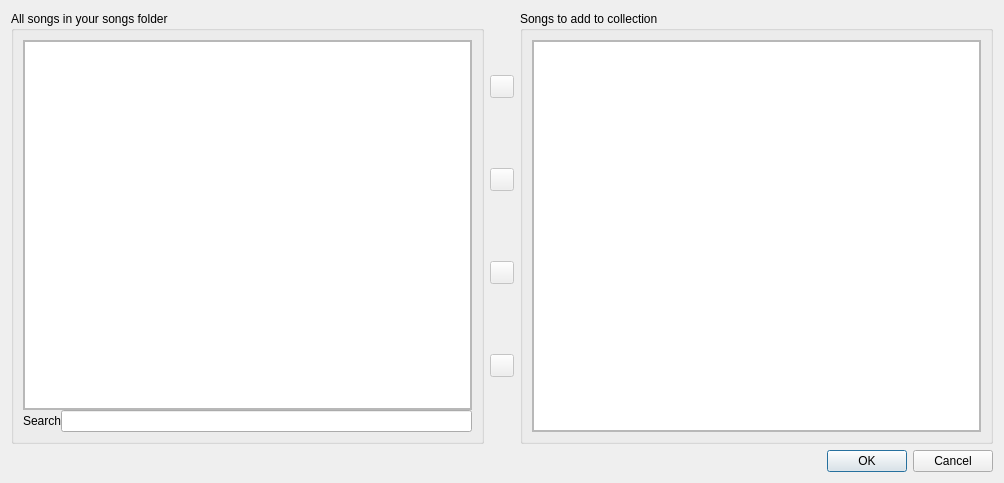
<?xml version="1.0" encoding="UTF-8"?>
<ui version="4.0">
 <class>AddSongs</class>
 <widget class="QDialog" name="AddSongs">
  <property name="geometry">
   <rect>
    <x>0</x>
    <y>0</y>
    <width>1004</width>
    <height>483</height>
   </rect>
  </property>
  <property name="windowTitle">
   <string>Add songs to collection</string>
  </property>
  <property name="windowIcon">
   <iconset>
    <normaloff>icons/oce.png</normaloff>icons/oce.png</iconset>
  </property>
  <layout class="QVBoxLayout" name="verticalLayout_6">
   <item>
    <layout class="QVBoxLayout" name="global_layout">
     <item>
      <layout class="QHBoxLayout" name="inner_layout">
       <item>
        <widget class="QGroupBox" name="allsongs_groupbox">
         <property name="title">
          <string>All songs in your songs folder</string>
         </property>
         <layout class="QVBoxLayout" name="verticalLayout">
          <property name="spacing">
           <number>0</number>
          </property>
          <item>
           <widget class="QScrollArea" name="allsongs_scrollarea">
            <property name="widgetResizable">
             <bool>true</bool>
            </property>
            <widget class="QWidget" name="allsongs_scrollarea_contents">
             <property name="geometry">
              <rect>
               <x>0</x>
               <y>0</y>
               <width>441</width>
               <height>364</height>
              </rect>
             </property>
             <layout class="QVBoxLayout" name="verticalLayout_3">
              <property name="spacing">
               <number>0</number>
              </property>
              <property name="leftMargin">
               <number>0</number>
              </property>
              <property name="topMargin">
               <number>0</number>
              </property>
              <property name="rightMargin">
               <number>0</number>
              </property>
              <property name="bottomMargin">
               <number>0</number>
              </property>
              <item>
               <widget class="QTreeWidget" name="allsongs_list">
                <property name="selectionMode">
                 <enum>QAbstractItemView::ExtendedSelection</enum>
                </property>
                <attribute name="headerVisible">
                 <bool>false</bool>
                </attribute>
                <column>
                 <property name="text">
                  <string notr="true">1</string>
                 </property>
                </column>
               </widget>
              </item>
             </layout>
            </widget>
           </widget>
          </item>
          <item>
           <layout class="QHBoxLayout" name="allsongs_search_layout">
            <item>
             <widget class="QLabel" name="allsongs_search_label">
              <property name="text">
               <string>Search</string>
              </property>
             </widget>
            </item>
            <item>
             <widget class="QLineEdit" name="allsongs_search_field"/>
            </item>
           </layout>
          </item>
         </layout>
        </widget>
       </item>
       <item>
        <layout class="QVBoxLayout" name="button_layout">
         <item>
          <widget class="QToolButton" name="add_mapset_button">
           <property name="enabled">
            <bool>false</bool>
           </property>
           <property name="toolTip">
            <string>Add all maps in the mapset of selected map.</string>
           </property>
           <property name="statusTip">
            <string/>
           </property>
           <property name="text">
            <string/>
           </property>
           <property name="icon">
            <iconset>
             <normaloff>icons/add_mapset.png</normaloff>icons/add_mapset.png</iconset>
           </property>
          </widget>
         </item>
         <item>
          <widget class="QToolButton" name="add_beatmap_button">
           <property name="enabled">
            <bool>false</bool>
           </property>
           <property name="toolTip">
            <string>Add selected beatmap or mapset.</string>
           </property>
           <property name="statusTip">
            <string/>
           </property>
           <property name="text">
            <string/>
           </property>
           <property name="icon">
            <iconset>
             <normaloff>icons/add_map.png</normaloff>icons/add_map.png</iconset>
           </property>
          </widget>
         </item>
         <item>
          <widget class="QToolButton" name="remove_beatmap_button">
           <property name="enabled">
            <bool>false</bool>
           </property>
           <property name="toolTip">
            <string>Remove selected beatmap or mapset.</string>
           </property>
           <property name="statusTip">
            <string/>
           </property>
           <property name="text">
            <string/>
           </property>
           <property name="icon">
            <iconset>
             <normaloff>icons/remove_map.png</normaloff>icons/remove_map.png</iconset>
           </property>
          </widget>
         </item>
         <item>
          <widget class="QToolButton" name="remove_mapset_button">
           <property name="enabled">
            <bool>false</bool>
           </property>
           <property name="toolTip">
            <string>Remove all maps in the mapset of selected map.</string>
           </property>
           <property name="statusTip">
            <string/>
           </property>
           <property name="text">
            <string/>
           </property>
           <property name="icon">
            <iconset>
             <normaloff>icons/remove_mapset.png</normaloff>icons/remove_mapset.png</iconset>
           </property>
          </widget>
         </item>
        </layout>
       </item>
       <item>
        <widget class="QGroupBox" name="addsongs_groupbox">
         <property name="title">
          <string>Songs to add to collection</string>
         </property>
         <layout class="QVBoxLayout" name="verticalLayout_4">
          <property name="spacing">
           <number>0</number>
          </property>
          <item>
           <widget class="QScrollArea" name="addsongs_scrollarea">
            <property name="widgetResizable">
             <bool>true</bool>
            </property>
            <widget class="QWidget" name="addsongs_scrollarea_contents">
             <property name="geometry">
              <rect>
               <x>0</x>
               <y>0</y>
               <width>441</width>
               <height>391</height>
              </rect>
             </property>
             <layout class="QVBoxLayout" name="verticalLayout_5">
              <property name="spacing">
               <number>0</number>
              </property>
              <property name="leftMargin">
               <number>0</number>
              </property>
              <property name="topMargin">
               <number>0</number>
              </property>
              <property name="rightMargin">
               <number>0</number>
              </property>
              <property name="bottomMargin">
               <number>0</number>
              </property>
              <item>
               <widget class="QTreeWidget" name="addsongs_list">
                <property name="selectionMode">
                 <enum>QAbstractItemView::ExtendedSelection</enum>
                </property>
                <attribute name="headerVisible">
                 <bool>false</bool>
                </attribute>
                <column>
                 <property name="text">
                  <string notr="true">1</string>
                 </property>
                </column>
               </widget>
              </item>
             </layout>
            </widget>
           </widget>
          </item>
         </layout>
        </widget>
       </item>
      </layout>
     </item>
     <item>
      <widget class="QDialogButtonBox" name="confirmation_buttons">
       <property name="orientation">
        <enum>Qt::Horizontal</enum>
       </property>
       <property name="standardButtons">
        <set>QDialogButtonBox::Cancel|QDialogButtonBox::Ok</set>
       </property>
      </widget>
     </item>
    </layout>
   </item>
  </layout>
 </widget>
 <resources/>
 <connections>
  <connection>
   <sender>confirmation_buttons</sender>
   <signal>accepted()</signal>
   <receiver>AddSongs</receiver>
   <slot>accept()</slot>
   <hints>
    <hint type="sourcelabel">
     <x>248</x>
     <y>254</y>
    </hint>
    <hint type="destinationlabel">
     <x>157</x>
     <y>274</y>
    </hint>
   </hints>
  </connection>
  <connection>
   <sender>confirmation_buttons</sender>
   <signal>rejected()</signal>
   <receiver>AddSongs</receiver>
   <slot>reject()</slot>
   <hints>
    <hint type="sourcelabel">
     <x>316</x>
     <y>260</y>
    </hint>
    <hint type="destinationlabel">
     <x>286</x>
     <y>274</y>
    </hint>
   </hints>
  </connection>
 </connections>
</ui>
